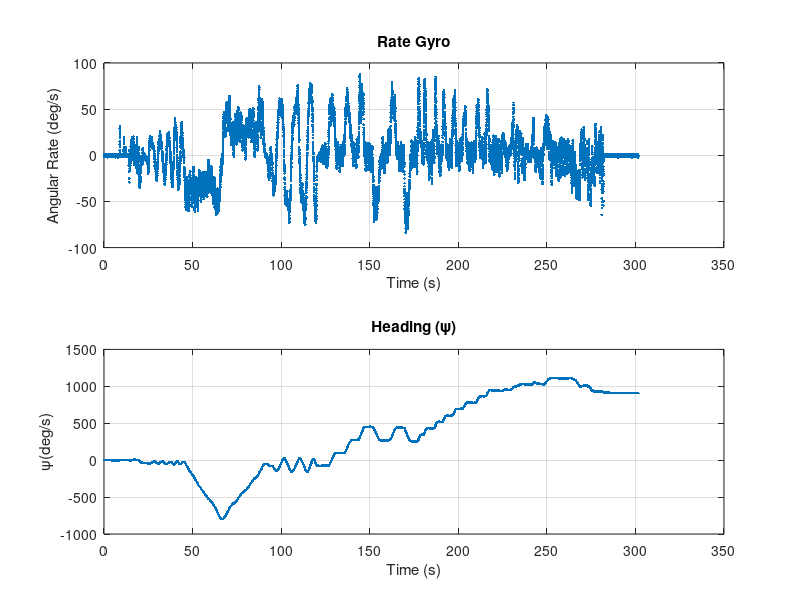

The MATLAB script that drew this image: (Note: this script raises an error after producing the figure.)
clear all
close all

% 
% Telerobotics lab2, 2020
% Script programmed by Sven Rönnbäck 
% Revised September 23, 2020
% 
% Script to learn Kalman Filer
%
% It is setup to to sensor fusion of laser range data and rate gyro data.
% It estimates range and bearing angle to a wall, and the bias point of a rate gyro
%
% Frequency of rate gyro readings is 100Hz
% Frequency of laser range readings is 25Hz
%
%

log_ad_gyro=load('log_ad_gyro_5.txt');  % load gyro readings 
log_tim55=load('log_tim55_5.txt');		% load laser range readings

time_ad_gyro = log_ad_gyro(:,2);		% get time stamps for gyro readings
time_tim55= log_tim55(:,2);				% get time stamps for laser range readings
time_begin_ad=min(time_ad_gyro);         % Get first time stamp
time_begin_tim55=min(time_tim55);
time_begin = min([time_begin_ad time_begin_tim55]);
rate_ad=log_ad_gyro(:,3)*pi/180;		% Get vector with rate gyro readings

std_ad_gyro = std(rate_ad(1:400));       % Compute roughly std 
mean_ad_gyro= mean(rate_ad(1:400));      % Compute mean roughly

heading_ad=log_ad_gyro(:,4);

% Compute time vector
t=time_ad_gyro-time_begin;

% Plot rate gyro readings
figure
subplot(2,1,1);
plot(t,rate_ad*180/pi,'.');
grid on
title('Rate Gyro');
xlabel('Time (s)');
ylabel('Angular Rate (deg/s)');

subplot(2,1,2);
plot(t,heading_ad,'.');
title('Heading (\psi)');
xlabel('Time (s)');
ylabel('\psi(deg/s)');
grid on

% Code to find the first peak, in first laser scan to get initial estimate
vAngles=[-135:1:135]*pi/180;
vRanges=log_tim55(1,3:273)*0.00106;
[C Th_axis R_axis]=RWhough(vAngles,vRanges,100,0.05);
figure;
surf(Th_axis*180/pi,R_axis,C);     % Show detected Hough Peeks
xlabel('\theta (degrees)');
ylabel('Range (m)');
title('Hough Transform');

% Plot Range and Angle together
figure;
scan = lidarScan(vRanges,vAngles);
plot(scan)

hold on



% Find max peak in Hough Space
max_val=max(C(:))    ;         			% Find value of max peak
[row, col]=find(C == max_val)	;			 % Find coordinates of top
C(:,max(col-15,1):min(col+15,length(Th_axis)))=0; % Clear current peak   

PlotHoughLine(R_axis(row), Th_axis(col),'g-');  

%
% Initiate Kalman Filter vectors and matrixes
%
%Start with this estimate, first detected peak and bias
Xe=[R_axis(row); 			% range estimate
	Th_axis(col);			% range estimate
	0];   % 				% bias estimate


T=0.01;   % Run Kalman filter in 100 Hz

% Initiate state transition matrix
F= [1 0 0;   % 
	0 1 T;
	0 0 1];   
	
% Observation matrix
H=[1 0 0;   % 
	0 1 0];                   % 

% Input vector
G=[0;T;0];    

% Noise of input vector, rate gyro noise
GQ=[std_ad_gyro^2];
 
% Initiate covariances for current start estimate
% Do not touch values in covariance before you get the Kalman Filter running
Pe=[0.4^2 0 0; 
	0 (3*pi/180)^2 0;
	0 0 0.01^2];     %

% Observation noise
R=[0.2^2 0;
	0 (3*pi/180)^2];  % Observation noise

% Process noise	
Q=[0.05^2 0 0; %   change prosess noise on Q
   0 (0.1*pi/180)^2 0;
   0 0 0.001^2];


% Initiate log matrises
nLen=1500;                         % Loop through this number of gyro measurements
mXlog=zeros(length(Xe),nLen);
mPlog=mXlog;
mKlog=zeros(3,nLen);
mDsqrLog = zeros(2,nLen);
mInnovationLog = zeros(1+2*length(H*Xe),nLen);


bAcceptObservation=0;
last_ind=0;
bPlotHough=1<0;


% Counter variable for the number of scans used
nUsedScans=0;
for n=1:nLen 
    U=-rate_ad(n);   % Read next rate gyro readning
    
    % ADD MISSING CODE BELOW
	% Compute prediction
    Xp=F*Xe + G*U;    

	% ADD MISSING CODE BELOW   
	% Compute prediction
    Pp=F*Pe*F.'+G.'*Q*G;     
 
    ind_scan=find(abs(time_tim55-time_ad_gyro(n))<=0.02);
    nAccepts=0;
    if(length(ind_scan)>0)
        if(last_ind<ind_scan(1))
            
            nUsedScans=nUsedScans+1;
            
            figure(3);
            clf
            hold on
            
            vRanges=log_tim55(ind_scan(1),3:273)*0.00106;
            
            % Plot current scan
            x=cos(vAngles).*vRanges;
            y=sin(vAngles).*vRanges;
            plot(x,y,'.');
            axis([-8 8 -6 6]);
            title(sprintf('Time: %.2f sec,   Scan:%d,  Step:%d', t(n), ind_scan(1),n));
            xlabel('x_s (m)');
            ylabel('y_s (m)');
            grid on
            
            % predict observation
			 % ADD MISSING CODE BELOW   
            Zp= H*Xp;	
            
            % Plot predicted line					
            PlotHoughLine(Zp(1), Zp(2),'g-');
            
            [C Th_axis R_axis]=RWhough(vAngles,vRanges,100,0.05);
           
            if(bPlotHough)
                figure(2);
                surf(Th_axis*180/pi,R_axis,C);
            end
            
            % search for three significant Hough peaks
            for k=1:3             			
				% ADD MISSING CODE BELOW   
                
                max_val= max(C(:));  % find max value of peak
                %max_ind=   			% find index of max peak
                [row col]= find(C == max_val); % find row and column of max peak
 
               % Plot observations with read dashed line
                figure(3);
                hold on
                PlotHoughLine(R_axis(row), Th_axis(col),'--r');
                drawnow
                  
                % Remove found max peak
                C(:,max(col-15,1):min(col+15,length(Th_axis)))=0;
                
				%% Max peak is our observation
				% ADD MISSING CODE BELOW  

                Z=[R_axis(row); Th_axis(col)];
                
                % Compute innovation vector
				% ADD MISSING CODE BELOW   
                vInno = Z -H*Xp;
                
                % Compute covariance for innovation vector
				% ADD MISSING CODE BELOW   
                S = H*Pp*H.'+R;
                
                % Compute Mahalanobis distance
				% ADD MISSING CODE BELOW   
                invS = inv(S);
                d_sqr = vInno.'*invS*vInno;
                
                % Chi squre test for observation
				% ADD MISSING CODE BELOW   
                bAcceptObservation = d_sqr<5.99;          % add expression to accept observaton 95% Chi^2-test. Two degrees of freedom      
                
                % Log and store innovation vector, Mahalanobis distance and innovation covariance
                size(vInno)
                size(sqrt(diag(S)))
                size(t(n))
                vInnoLog=[vInno; sqrt(diag(S));t(n)];
                mInnovationLog(:,n)=vInnoLog;
                mDsqrLog(:,n)=[t(n);d_sqr];
                if(bAcceptObservation)
                  break;
                end
            end
        end
        last_ind = ind_scan(1);
    end
    
    if(bAcceptObservation>0)
      % add equations for accept
      % Compute new estimate when accepted observation
    	% ADD MISSING CODE BELOW   
        K= Pp*H.'*(H*Pp*H.'+ R);                    
        Xe = Xp + K*(Z-H*Xp);
        I=eye(size(Xe,1));
        Pe=(I - K*H)*Pp;
        
        % Log Kalman gain
        mKlog(:,n)=[t(n);diag(K)];
		
		nAccepts = nAccepts + 1;		 %  Valid observation found in scan
        disp(sprintf('Accepted observations %d\n',nAccepts));
     else
		% Compute new estimate for rejected observation
    	% ADD MISSING CODE BELOW  
		Pe=Pp;
		Xe=Xp;
		
		% Log Kalman Gain
        mKlog(:,n)=[t(n);0;0];
        % disp(sprintf('No observation at %d\n',ind_scan));
      end
  
    % Log, store, state vector estimate and covariance for state estimate
    mXlog(:,n)=Xe;
    mPlog(:,n)=sqrt(diag(Pe));
    
end

figure
%subplot(2,1,1);
hold on
plot(t(1:nLen),2*mPlog(1,:)+mXlog(1,:),'k-.');
plot(t(1:nLen),-2*mPlog(1,:)+mXlog(1,:),'k-.');
plot(t(1:nLen),mXlog(1,:),'b-');
xlabel('Time (s)');
ylabel('Range (m)');
title('Range estimate');
grid on

figure
%subplot(2,1,2);
hold on
plot(t(1:nLen),(2*mPlog(2,:)+mXlog(2,:))*180/pi,'k-.');
plot(t(1:nLen),(-2*mPlog(2,:)+mXlog(2,:))*180/pi,'k-.');
plot(t(1:nLen),mXlog(2,:)*180/pi,'b-');
xlabel('Time (s)');
ylabel('Angle (deg)');
title('Angle estimate');
grid on

figure
subplot(1,1,1);
hold on
plot(t(1:nLen),mXlog(3,:),'b-');
plot(t(1:nLen),2*mPlog(3,:)+mXlog(3,:),'k-.');
plot(t(1:nLen),-2*mPlog(3,:)+mXlog(3,:),'k-.');
title('Bias estimate');
xlabel('Time (s)');
grid on

figure
%subplot(2,1,1);
hold on
t1=mInnovationLog(size(mInnovationLog,1),:);
t_ind=find(t1>0);
plot(t1(t_ind),mInnovationLog(1,t_ind),'b-');
plot(t1(t_ind),2*mInnovationLog(3,t_ind)+mInnovationLog(1,t_ind)*0,'k-.');
plot(t1(t_ind),-2*mInnovationLog(3,t_ind)+mInnovationLog(1,t_ind)*0,'k-.');
title('Innovation Range');
ylabel('(m)');
xlabel('Time (s)');
grid on

figure
%subplot(2,1,2);
hold on
plot(t1(t_ind),mInnovationLog(2,t_ind)*180/pi,'b-');
plot(t1(t_ind),(2*mInnovationLog(4,t_ind)+mInnovationLog(2,t_ind))*180/pi,'k-.');
plot(t1(t_ind),(-2*mInnovationLog(4,t_ind)+mInnovationLog(2,t_ind))*180/pi,'k-.');
title('Innovation Angle');
ylabel('(deg)');
xlabel('Time (s)');
grid on

figure
subplot(2,1,1);
plot(mKlog(1,:), mKlog(2,:),'b-');
ylabel('gain');
xlabel('Time (s)');
title('Kalman Gain');
grid on

subplot(2,1,2);
plot(mKlog(1,:), mKlog(3,:),'b-');
ylabel('gain');
xlabel('Time (s)');
title('Kalman Gain');
grid on


figure
plot(mDsqrLog(1,:), mDsqrLog(2,:),'b.');
title('Mahalanobis Distance');
ylabel('\chi^2');
xlabel('Time (s)');
grid on


% Print all figures as png and coloured eps files 
nFigs=get(gcf,'Number');   % Get number of last figure
for n=1:nFigs
	figure(n);
	print('-dpng',sprintf('lab2_figure_%d.png',n));
	print('-depsc',sprintf('lab2_figure_%d.eps',n));
end
%}
